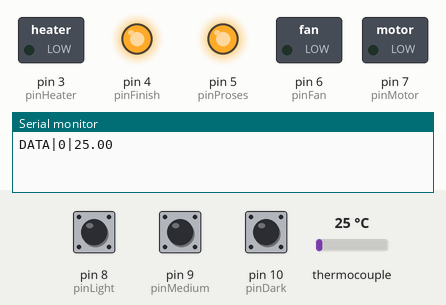
Recording of a sketch running on a simulated Arduino Uno, built with avr-gcc and run on an emulated ATmega328P. Shown: switched loads named in the sketch (green lamp = pin HIGH), output pins drawn as LEDs (lit = HIGH), the last lines printed to the serial monitor. The test bench sets the inputs (shaded band); at power-on: thermocouple 25 °C, pin 8 (pinLight) HIGH, pin 9 (pinMedium) HIGH, pin 10 (pinDark) HIGH.

Above: at 1.2 s.
1.3 s: thermocouple set to 150 °C
5.5 s: thermocouple set to 42 °C
At 7.1 s:
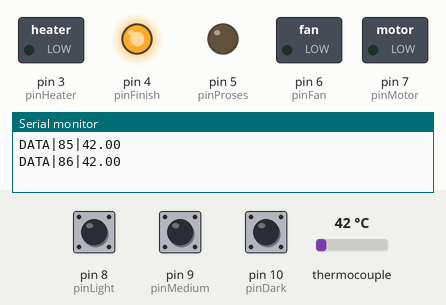
7.5 s: thermocouple set to 36 °C
At 9.0 s:
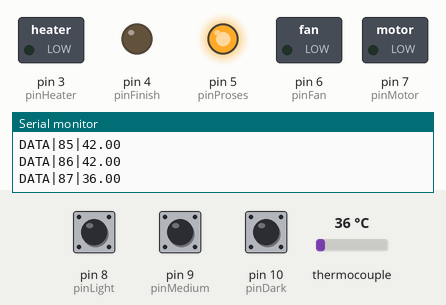
Timing chart, 0 to 10.5 s (numbered marks = the images above; inputs shaded):
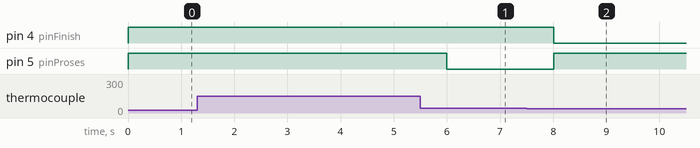

The sketch:

ProgramArduino.ino
```cpp
// Library untuk membaca sensor max6675
#include "max6675.h"

// Inisialisasi ThermoCouple
#define thermo_so_pin  11
#define thermo_cs_pin  12
#define thermo_sck_pin 13
MAX6675 thermocouple(thermo_sck_pin, thermo_cs_pin, thermo_so_pin);

// Inisialisasi Pinout
const int pinLight     = 8; // Active High
const int pinMedium    = 9; // Active High
const int pinDark      = 10; // Active High
const int pinFinish    = 4; // Active High
const int pinProses    = 5; // Active High
const int pinFan       = 6; // Active High
const int pinHeater    = 3; // Active High
const int pinMotor     = 7 ;// Active High

void setup()
{
// Setup Serial
  Serial.begin(9600);

// Setup Pinout
  pinMode(pinLight, INPUT_PULLUP);
  pinMode(pinMedium, INPUT_PULLUP);
  pinMode(pinDark, INPUT_PULLUP);
  pinMode(pinFinish, OUTPUT);
  pinMode(pinProses, OUTPUT);
  pinMode(pinFan, OUTPUT);
  pinMode(pinHeater, OUTPUT);
  pinMode(pinMotor, OUTPUT);

// Matikan semua aktuator
  digitalWrite(pinFinish, HIGH);
  digitalWrite(pinProses, HIGH);
  digitalWrite(pinFan, LOW);
  digitalWrite(pinHeater, LOW);
  digitalWrite(pinMotor, LOW);
}

#define msglength 40
bool started = false, ended = false;
char incomingByte ;
char msg[msglength];
byte bitPosition;
unsigned long previousMillis = 0;
#define interval 1000
float suhu;
uint16_t TIMEROAST = 0;
uint16_t targettime = 0, WaitFan = 0, suhuint = 0;
bool roast = false, lightroast = false, mediumroast = false, darkroast = false;
bool motoron = false, heateron = false, finishroast = false, FanStay = false;
char dataa[msglength];
char str_temp[6];
void loop()
{
// Function cek penekanan tombol
  CekTombol();

// Function Cek komunikasi serial
  if(Serial.available() > 0)
  {
    incomingByte = Serial.read();
// Jika data yang masuk diawali dengan karakter '#'
    if ((incomingByte == '#'))
    {
      if(incomingByte == '#')
      {
        started = true;
        bitPosition = 0;
        msg[bitPosition] = '\0';
      }
    }
// Jika data yang masuk diakhiri dengan karakter '*'
    else if ((incomingByte == '*'))
    { ended = true; }
    else
    {
      if (bitPosition < msglength)
      {
        msg[bitPosition] = incomingByte;
        bitPosition++;
        msg[bitPosition] = '\0';
      }
    }
  }

// Jika penanda awal dan akhir sesuai
  if (started && ended)
  {
    if(msg[0] == '1') { targettime = 30*60; lightroast = true; mediumroast = false; darkroast = false; } // Jika inputan yang diterima adalah angka 1, maka mode lightroast
    else if(msg[0] == '2') { targettime = 30*60; lightroast = false; mediumroast = true; darkroast = false; } // Jika inputan yang diterima adalah angka 2, maka mode mediumroast
    else if(msg[0] == '3') { targettime = 30*60; lightroast = false; mediumroast = false; darkroast = true; } // Jika inputan yang diterima adalah angka 3, maka mode darkroast
    else if(msg[0] == '4') { StopRoast(); } // Jika inputan yang diterima adalah angka 4, maka roast berhenti
    else if(msg[0] == '5') { roast = true; } // Jika inputan yang diterima adalah angka 5, maka mode roast mulai

// Hapus penanda awal dan akhir untuk menerima inputan baru
    started = false;
    ended = false;
  }

  unsigned long currentMillis = millis();
// Jika sudah 1 detik
  if (currentMillis - previousMillis >= interval)
  {
    previousMillis = currentMillis;
    suhu = thermocouple.readCelsius();
// Jika sedang roasting kopi
    if(roast)
    {
// Jika waktu roasting masih kurang dari maksimum waktu roasting
      if(TIMEROAST < targettime)
      {
        TIMEROAST++;
// Jika motor ON, maka menghidupkan motor, pemanas, fan dan LED proses dinyalakan dan LED selesai dimatikan
        if(!motoron)
        {
          digitalWrite(pinMotor, HIGH);
          digitalWrite(pinHeater, HIGH);
          digitalWrite(pinFan, HIGH);
          motoron = true;
          heateron = true;
        }
        digitalWrite(pinProses, LOW); digitalWrite(pinFinish, HIGH);
// Cek suhu roast setiap 1 detik
        CekSuhu(suhu);
      }
// Jika waktu roasting sudah melebihi waktu maksimum roasting, maka menghentikan proses roasting
      else
      {
        StopRoast();
      }
    }

// Jika Fan menyala
    if(FanStay)
    {
      WaitFan--;
      if(WaitFan == 0)
      { digitalWrite(pinFan, LOW); FanStay = false; WaitFan = 300; }
    }

// Jika roasting telah selesai
    if(finishroast)
    {
      suhuint = suhu; delay(10);
      if(suhuint < 40)
      {
        digitalWrite(pinProses, HIGH); digitalWrite(pinFinish, LOW);
        digitalWrite(pinMotor, LOW);
        finishroast = false; roast = false; FanStay = true; WaitFan = 300;
      }
    }
    dtostrf(suhu, 4, 2, str_temp); delay(5);
// Kirim data ke PC via serial komunikasi
    sprintf(dataa, "DATA|%d|%s", TIMEROAST, str_temp); delay(5);
    Serial.println(dataa);
  }
}

// Function cek suhu roaster
#define AmbangAtas 15
#define AmbangBawah 5
void CekSuhu(int temp)
{
// Jika roaster mode lightroast
  if(lightroast)
  {
    if(temp > (205 - AmbangAtas))
    {
      if(heateron) { digitalWrite(pinHeater, LOW); heateron = false; }
    }
    else if(temp < (180 + AmbangBawah))
    {
      if(!heateron) { digitalWrite(pinHeater, HIGH); heateron = true;}
    }
  }
// Jika roaster mode mediumroast
  else if(mediumroast)
  {
    if(temp > (220 - AmbangAtas))
    {
      if(heateron) { digitalWrite(pinHeater, LOW); heateron = false; }
    }
    else if(temp < (210 + AmbangBawah))
    {
      if(!heateron) { digitalWrite(pinHeater, HIGH); heateron = true;}
    }
  }
// Jika roaster mode darkroast
  else if(darkroast)
  {
    if(temp > (240 - AmbangAtas))
    {
      if(heateron) { digitalWrite(pinHeater, LOW); heateron = false; }
    }
    else if(temp < (225 + AmbangBawah))
    {
      if(!heateron) { digitalWrite(pinHeater, HIGH); heateron = true;}
    }
  }
}

// Function untuk menghentikan proses roast
void StopRoast()
{
  roast = false;
  lightroast = false;
  mediumroast = false;
  darkroast = false;
  heateron = false;
  finishroast = true;
  digitalWrite(pinHeater, LOW);
}

// Function untuk cek penekanan tombol
uint8_t LightState, LastLightState = 0;
uint8_t MediumState, LastMediumState = 0;
uint8_t DarkState, LastDarkState = 0;
void CekTombol()
{
  LightState = digitalRead(pinLight);
  MediumState = digitalRead(pinMedium);
  DarkState = digitalRead(pinDark);

// Jika yang ditekan mode lightroast, kirim data SET|1 mode lightroast ke PC
  if(LightState != LastLightState)
  {
    if(LightState == LOW && !lightroast)
    {
      lightroast = true; mediumroast = false; darkroast = false;
      Serial.print(F("SET|1"));
    }
  }
  LastLightState = LightState;

// Jika yang ditekan mode lightroast, kirim data SET|2 mode mediumroast ke PC
  if(MediumState != LastMediumState)
  {
    if(MediumState == LOW && !mediumroast)
    {
      lightroast = false; mediumroast = true; darkroast = false;
      Serial.print(F("SET|2"));
    }
  }
  LastMediumState = MediumState;

// Jika yang ditekan mode lightroast, kirim data SET|3 mode darkroast ke PC
  if(DarkState != LastDarkState)
  {
    if(DarkState == LOW && !darkroast)
    {
      lightroast = false; mediumroast = false; darkroast = true;
      Serial.print(F("SET|3"));
    }
  }
  LastDarkState = DarkState;
}
```

Measured:
- the behaviour switches between 40 and 39 °C on thermocouple (found by bisection; images 1 and 2)
- after the input at 7.5 s, pin 4 (pinFinish): HIGH → LOW after 0.51 s; pin 5 (pinProses): LOW → HIGH after 0.51 s
